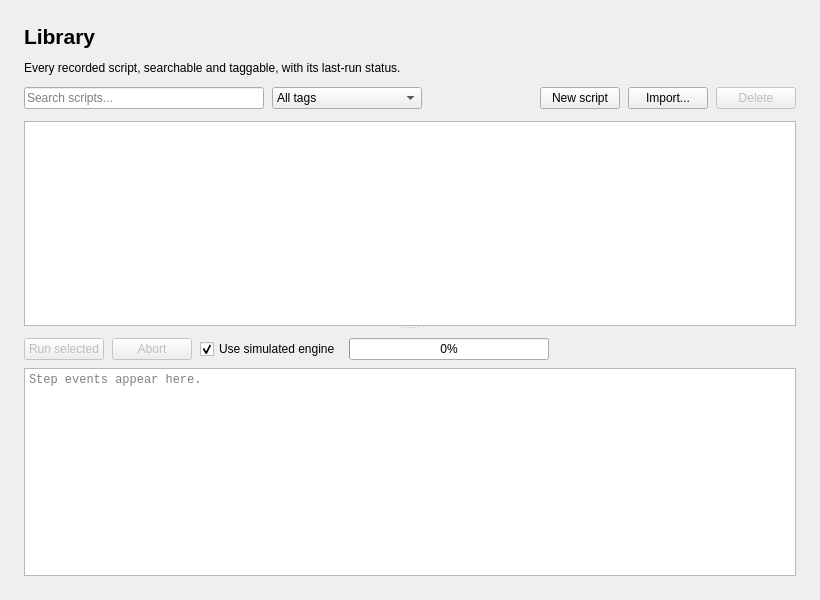
<?xml version="1.0" encoding="UTF-8"?>
<ui version="4.0">
 <class>LibraryPage</class>
 <widget class="QWidget" name="LibraryPage">
  <property name="geometry">
   <rect>
    <x>0</x>
    <y>0</y>
    <width>820</width>
    <height>600</height>
   </rect>
  </property>
  <property name="windowTitle">
   <string>Library</string>
  </property>
  <layout class="QVBoxLayout" name="rootLayout">
   <property name="spacing">
    <number>12</number>
   </property>
   <property name="leftMargin">
    <number>24</number>
   </property>
   <property name="topMargin">
    <number>24</number>
   </property>
   <property name="rightMargin">
    <number>24</number>
   </property>
   <property name="bottomMargin">
    <number>24</number>
   </property>
   <item>
    <widget class="QLabel" name="titleLabel">
     <property name="font">
      <font>
       <pointsize>16</pointsize>
       <bold>true</bold>
      </font>
     </property>
     <property name="text">
      <string>Library</string>
     </property>
    </widget>
   </item>
   <item>
    <widget class="QLabel" name="subtitleLabel">
     <property name="text">
      <string>Every recorded script, searchable and taggable, with its last-run status.</string>
     </property>
     <property name="wordWrap">
      <bool>true</bool>
     </property>
    </widget>
   </item>
   <item>
    <layout class="QHBoxLayout" name="toolbarLayout">
     <property name="spacing">
      <number>8</number>
     </property>
     <item>
      <widget class="QLineEdit" name="searchEdit">
       <property name="minimumSize">
        <size>
         <width>240</width>
         <height>0</height>
        </size>
       </property>
       <property name="placeholderText">
        <string>Search scripts...</string>
       </property>
       <property name="clearButtonEnabled">
        <bool>true</bool>
       </property>
      </widget>
     </item>
     <item>
      <widget class="QComboBox" name="tagFilterCombo">
       <property name="minimumSize">
        <size>
         <width>150</width>
         <height>0</height>
        </size>
       </property>
       <item>
        <property name="text">
         <string>All tags</string>
        </property>
       </item>
      </widget>
     </item>
     <item>
      <spacer name="toolbarSpacer">
       <property name="orientation">
        <enum>Qt::Horizontal</enum>
       </property>
       <property name="sizeHint" stdset="0">
        <size>
         <width>40</width>
         <height>20</height>
        </size>
       </property>
      </spacer>
     </item>
     <item>
      <widget class="QPushButton" name="newScriptButton">
       <property name="text">
        <string>New script</string>
       </property>
      </widget>
     </item>
     <item>
      <widget class="QPushButton" name="importButton">
       <property name="text">
        <string>Import...</string>
       </property>
      </widget>
     </item>
     <item>
      <widget class="QPushButton" name="deleteScriptButton">
       <property name="enabled">
        <bool>false</bool>
       </property>
       <property name="text">
        <string>Delete</string>
       </property>
      </widget>
     </item>
    </layout>
   </item>
   <item>
    <widget class="QSplitter" name="mainSplitter">
     <property name="orientation">
      <enum>Qt::Vertical</enum>
     </property>
     <property name="childrenCollapsible">
      <bool>false</bool>
     </property>
     <widget class="QTableView" name="scriptsTable">
      <property name="minimumSize">
       <size>
        <width>0</width>
        <height>160</height>
       </size>
      </property>
      <property name="alternatingRowColors">
       <bool>true</bool>
      </property>
      <property name="selectionMode">
       <enum>QAbstractItemView::SingleSelection</enum>
      </property>
      <property name="selectionBehavior">
       <enum>QAbstractItemView::SelectRows</enum>
      </property>
      <property name="sortingEnabled">
       <bool>true</bool>
      </property>
      <attribute name="verticalHeaderVisible">
       <bool>false</bool>
      </attribute>
     </widget>
     <widget class="QWidget" name="runPanel">
      <layout class="QVBoxLayout" name="runLayout">
       <property name="spacing">
        <number>8</number>
       </property>
       <property name="leftMargin">
        <number>0</number>
       </property>
       <property name="topMargin">
        <number>8</number>
       </property>
       <property name="rightMargin">
        <number>0</number>
       </property>
       <property name="bottomMargin">
        <number>0</number>
       </property>
       <item>
        <layout class="QHBoxLayout" name="controlsLayout">
         <property name="spacing">
          <number>8</number>
         </property>
         <item>
          <widget class="QPushButton" name="runButton">
           <property name="enabled">
            <bool>false</bool>
           </property>
           <property name="text">
            <string>Run selected</string>
           </property>
          </widget>
         </item>
         <item>
          <widget class="QPushButton" name="abortButton">
           <property name="enabled">
            <bool>false</bool>
           </property>
           <property name="text">
            <string>Abort</string>
           </property>
          </widget>
         </item>
         <item>
          <widget class="QCheckBox" name="stubCheckBox">
           <property name="toolTip">
            <string>Runs the simulated engine instead of the real one. Uncheck once Win32Engine is implemented.</string>
           </property>
           <property name="text">
            <string>Use simulated engine</string>
           </property>
           <property name="checked">
            <bool>true</bool>
           </property>
          </widget>
         </item>
         <item>
          <widget class="QProgressBar" name="runProgress">
           <property name="maximumSize">
            <size>
             <width>200</width>
             <height>16777215</height>
            </size>
           </property>
           <property name="value">
            <number>0</number>
           </property>
          </widget>
         </item>
         <item>
          <spacer name="controlsSpacer">
           <property name="orientation">
            <enum>Qt::Horizontal</enum>
           </property>
           <property name="sizeHint" stdset="0">
            <size>
             <width>40</width>
             <height>20</height>
            </size>
           </property>
          </spacer>
         </item>
        </layout>
       </item>
       <item>
        <widget class="QPlainTextEdit" name="logView">
         <property name="font">
          <font>
           <family>Consolas</family>
          </font>
         </property>
         <property name="readOnly">
          <bool>true</bool>
         </property>
         <property name="placeholderText">
          <string>Step events appear here.</string>
         </property>
        </widget>
       </item>
      </layout>
     </widget>
    </widget>
   </item>
  </layout>
 </widget>
 <resources/>
 <connections/>
</ui>
